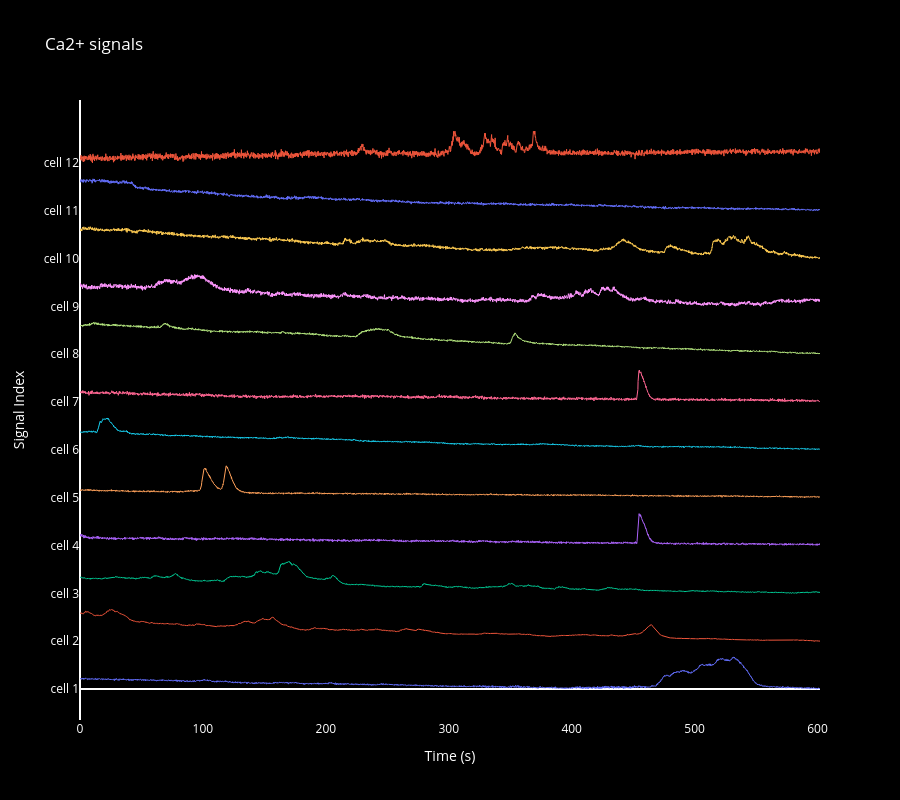

This figure's notebook cell:
### Markdown cell above
## Raw Signal Inspection

Interactive waterfall plot of the neuropil-corrected, per-cell normalised traces.
Useful for a quick sanity-check of signal quality and recording duration before filtering.

### Code cell
### check data
import plotly.graph_objects as go
import numpy as np

# Assuming spks is a 2D NumPy array: shape (n_signals, n_timepoints)
# data = Fneu
# data = spks
data = F_corrected_cells

# Get number of signals
n_signals = data.shape[0]
timevec = np.arange(data.shape[1]) / fs  # Time vector in seconds

# Normalize each signal between 0 and 1
data_normalized = np.zeros_like(data, dtype=float)
for i in range(n_signals):
    min_val = np.min(data[i])
    max_val = np.max(data[i])
    data_normalized[i] = (data[i] - min_val) / (max_val - min_val) if max_val != min_val else 0

# Vertical offset between signals
offset = 1.5
y_positions = np.arange(n_signals) * offset

# Create figure
fig = go.Figure()

# Add each signal as a line trace
for i in range(n_signals):
    fig.add_trace(go.Scatter(
        y=data_normalized[i] + y_positions[i],
        x=timevec,
        mode='lines',
        line=dict(width=1),
        name=f'Signal {i+1}',
        hovertemplate=f'Time: %{{x}}<br>Amplitude: %{{y:.3f}}<br>Signal: {i+1}<extra></extra>'
    ))

# Update layout with black background
fig.update_layout(
    title='Ca2+ signals',
    xaxis_title='Time (s)',
    yaxis_title='Signal Index',
    xaxis=dict(showgrid=False),
    yaxis=dict(tickvals=y_positions, ticktext=[f'cell {i+1}' for i in range(n_signals)],
               showgrid=False),
    height=800,
    showlegend=False,
    plot_bgcolor='black',
    paper_bgcolor='black',
    font=dict(color='white'),
)

fig.show()

### Figure 1 — Plotly figure (JSON) as saved in the notebook; plotly's stock layout.template omitted (floating-point values rounded to 4 significant figures; data arrays with more than 128 entries replaced by an {"elided": "..."} marker saying what was removed)
{"data": [{"hovertemplate": "Time: %{x}<br>Amplitude: %{y:.3f}<br>Signal: 1<extra></extra>", "line": {"width": 1}, "mode": "lines", "name": "Signal 1", "type": "scatter", "x": {"elided": "4215 float values"}, "y": {"elided": "4215 float values"}}, {"hovertemplate": "Time: %{x}<br>Amplitude: %{y:.3f}<br>Signal: 2<extra></extra>", "line": {"width": 1}, "mode": "lines", "name": "Signal 2", "type": "scatter", "x": {"elided": "4215 float values"}, "y": {"elided": "4215 float values"}}, {"hovertemplate": "Time: %{x}<br>Amplitude: %{y:.3f}<br>Signal: 3<extra></extra>", "line": {"width": 1}, "mode": "lines", "name": "Signal 3", "type": "scatter", "x": {"elided": "4215 float values"}, "y": {"elided": "4215 float values"}}, {"hovertemplate": "Time: %{x}<br>Amplitude: %{y:.3f}<br>Signal: 4<extra></extra>", "line": {"width": 1}, "mode": "lines", "name": "Signal 4", "type": "scatter", "x": {"elided": "4215 float values"}, "y": {"elided": "4215 float values"}}, {"hovertemplate": "Time: %{x}<br>Amplitude: %{y:.3f}<br>Signal: 5<extra></extra>", "line": {"width": 1}, "mode": "lines", "name": "Signal 5", "type": "scatter", "x": {"elided": "4215 float values"}, "y": {"elided": "4215 float values"}}, {"hovertemplate": "Time: %{x}<br>Amplitude: %{y:.3f}<br>Signal: 6<extra></extra>", "line": {"width": 1}, "mode": "lines", "name": "Signal 6", "type": "scatter", "x": {"elided": "4215 float values"}, "y": {"elided": "4215 float values"}}, {"hovertemplate": "Time: %{x}<br>Amplitude: %{y:.3f}<br>Signal: 7<extra></extra>", "line": {"width": 1}, "mode": "lines", "name": "Signal 7", "type": "scatter", "x": {"elided": "4215 float values"}, "y": {"elided": "4215 float values"}}, {"hovertemplate": "Time: %{x}<br>Amplitude: %{y:.3f}<br>Signal: 8<extra></extra>", "line": {"width": 1}, "mode": "lines", "name": "Signal 8", "type": "scatter", "x": {"elided": "4215 float values"}, "y": {"elided": "4215 float values"}}, {"hovertemplate": "Time: %{x}<br>Amplitude: %{y:.3f}<br>Signal: 9<extra></extra>", "line": {"width": 1}, "mode": "lines", "name": "Signal 9", "type": "scatter", "x": {"elided": "4215 float values"}, "y": {"elided": "4215 float values"}}, {"hovertemplate": "Time: %{x}<br>Amplitude: %{y:.3f}<br>Signal: 10<extra></extra>", "line": {"width": 1}, "mode": "lines", "name": "Signal 10", "type": "scatter", "x": {"elided": "4215 float values"}, "y": {"elided": "4215 float values"}}, {"hovertemplate": "Time: %{x}<br>Amplitude: %{y:.3f}<br>Signal: 11<extra></extra>", "line": {"width": 1}, "mode": "lines", "name": "Signal 11", "type": "scatter", "x": {"elided": "4215 float values"}, "y": {"elided": "4215 float values"}}, {"hovertemplate": "Time: %{x}<br>Amplitude: %{y:.3f}<br>Signal: 12<extra></extra>", "line": {"width": 1}, "mode": "lines", "name": "Signal 12", "type": "scatter", "x": {"elided": "4215 float values"}, "y": {"elided": "4215 float values"}}], "layout": {"font": {"color": "white"}, "height": 800, "paper_bgcolor": "black", "plot_bgcolor": "black", "showlegend": false, "title": {"text": "Ca2+ signals"}, "xaxis": {"showgrid": false, "title": {"text": "Time (s)"}}, "yaxis": {"showgrid": false, "ticktext": ["cell 1", "cell 2", "cell 3", "cell 4", "cell 5", "cell 6", "cell 7", "cell 8", "cell 9", "cell 10", "cell 11", "cell 12"], "tickvals": [0.0, 1.5, 3.0, 4.5, 6.0, 7.5, 9.0, 10.5, 12.0, 13.5, 15.0, 16.5], "title": {"text": "Signal Index"}}}}
